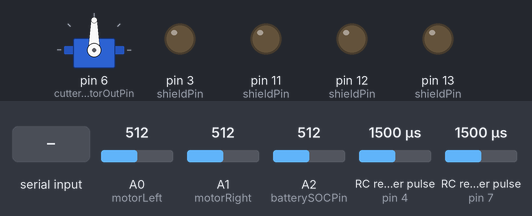
The sketch below on a simulated Arduino Uno, built with avr-gcc and run on an emulated ATmega328P. Shown: servo, output pins drawn as LEDs (lit = HIGH). Wiring (inferred from the names in the program): 2 × RC receiver channel: data pin 4 / data pin 7. The inputs (shaded band) are chosen by the test bench; at power-on: RC receiver pulse (sensors on pin 7, pin 4) 1500 µs, A0 (motorLeft) = 512, A1 (motorRight) = 512, A2 (batterySOCPin) = 512. What the sketch prints to the serial monitor is not drawn.

Above: at 5.1 s.
5.2 s: "s" received over Serial
At 6.6 s:
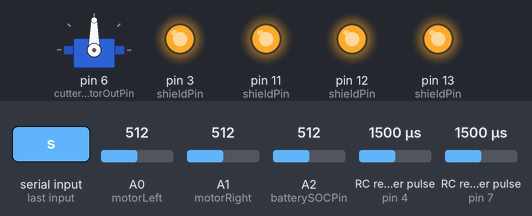
At 7.3 s:
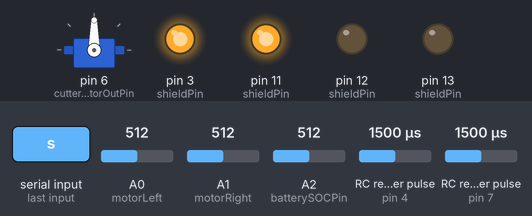
8.2 s: RC receiver pulse (sensor on pin 7) set to 1020 µs
11.2 s: "d" received over Serial
14.2 s: RC receiver pulse (sensor on pin 7) set to 1750 µs
At 17.0 s:
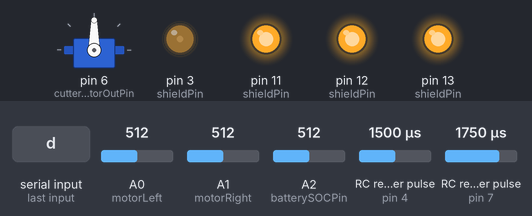
17.2 s: "l" received over Serial
20.2 s: "r" received over Serial
At 21.8 s:
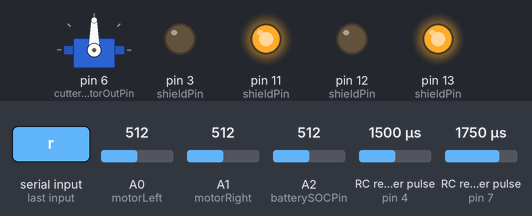
Timing chart, 0 to 24.2 s (numbered marks = the images above; inputs shaded):
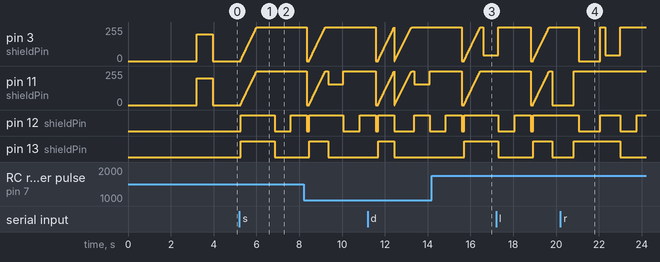

Measured:
- after the input at 5.2 s, pin 3 (shieldPin), pin 11 (shieldPin): moves from 0/255 to 255/255 over 0.75 s, starting after 0.06 s; pin 12 (shieldPin): LOW → HIGH after 0.06 s, → LOW 1.6 s later, → HIGH 0.75 s later; pin 13 (shieldPin): LOW → HIGH after 0.06 s, → LOW 1.6 s later
- after the input at 14.2 s, pin 13 (shieldPin): goes on until 15.7 s, then stays HIGH
- after the input at 20.2 s, pin 11 (shieldPin): goes on until 20.8 s, then stays 255/255

The sketch:

robot.ino
```cpp
#define __brushlessCutter__ // Brushed or brushless cutter motor
#define __rc_radio__         // RC radio
//#define __accelerometer__ // Accelerometer available
//#define __LCD__           // LCD Available
//#define __FWD__           // Front Wheel Drive
//#define __CutterCurrentSensing__  // Adjust speed through current sensing or voltage drop

#include <stdio.h>

#ifdef __brushlessCutter__
  #include <Servo.h>
  Servo cutter;
#endif

int RC_RADIO=1;

/*
#ifdef __rc_radio__
  int RC_RADIO = 1;
#endif
*/

int debug     = 0;
int verbosity = 1;


const int motorLeft = A0;                     //  Current in motor
const int motorRight = A1;                    //  Current in motor
const int batterySOCPin = A2;       //  Analog reading of SOC (Battery Voltage)

const int cutterMotorOutPin = 6;

// Shield type.
// 0 For Ardumoto, TinyOs and Hinduino motor shield
// 1 for Pololu motor Shield
const int shieldType = 0;

const int shieldPin[2][5] = {
                            {13,12,11,3,-1},
                            {7,8,9,10,4}
                            };

// Digital pin number designations for different shields                                                                 ArduMoto  Pololu
const int motorLeftDirection = shieldPin[shieldType][0];            //  13        7
const int motorRightDirection = shieldPin[shieldType][1];           //  12        8
const int motorLeftPWM = shieldPin[shieldType][2];                  //  11        9
const int motorRightPWM = shieldPin[shieldType][3];                //  3        10
const int enableShield = shieldPin[shieldType][4];                  //  -1        4

const int rcCH1 = 7; // left/right, full left ca 940, 0 ca 1490 - 1498, full right ca 2000
const int rcCH2 = 4; // forward/backwards, full gas ca 2040, 0 ca 1495 - 1505, full reverse 1159
const int rcCH3 = -1; // AUX ON/OFF => ca <1000, ca >1990

int rc_radio[3][4] = { // pin, min, zero, max
                  {rcCH1,  -600, 1460, 600},
                  {rcCH2, -350, 1700, 350},
                  {rcCH3,    0, 1000, 2030}
                 };


int rcCH_val[3] = {0,0,0};
int rcCH_span[3][2] = {
                        { -512,512 },
                        { -25,25 },
                        { -25,25 }
                      };

// Maximum allowed wheel motor current        Ardumoto  Pololu
const int maxWheelLoad = 40;                // 40     85
const int triggerWheelLoad = 4;            // 30     75


// Cutter states
const int CUTTER_ON = 1;
const int CUTTER_OFF = 0;
int cutter_state;

// Robot states
const int MOWING = 0;
const int LAUNCHING = 1;
const int TRACKING = 2;
const int DOCKING = 3;
const int CHARGING = 4;
const int DEBUG = 5;
const int CONFIGURE = 6;
const int STARTUP = 7;
const int IDLE = 8;
const int STOP = 9;
const int LEFT = 10;
const int RIGHT = 11;
const int BUMP = 12;

int leftMotorSpeed    = 0;
int rightMotorSpeed   = 0;
int leftMotorCurrent  = 0;
int rightMotorCurrent = 0;

const int fullSpeed = 255;
const int reducedSpeed = 150;
const int slowSpeed = 100;

int cutterSpeed = 150;

int state;
int counter = 0;

int bumpCount = 0;
const int bumpCount_threshold =5;

// Battery
const float batterySOCChargingLevel = 550;   // Battery Voltage when it is time to charge
const float batterySOCFullyChargedLevel = 590;  // Voltage when the battery is fully charged
const int batterySOCTriggerAmount = 5;       // Number of checks below trigger level before returning to charge
int batterySOC;


void sprintFix4(int val){

  char tbs[16];
  sprintf(tbs,"%5d", val);
  Serial.print(tbs);
}
//=============================================
// RC functions
//=============================================
int rcRead(int channel){
  return pulseIn(rc_radio[channel-1][0], HIGH, 25000);
}

int getRcOffset(int channel){
  int retVal = map(rcCH_val[channel-1], rc_radio[channel-1][1], rc_radio[channel-1][3], rcCH_span[channel-1][0], rcCH_span[channel-1][1]);

  if (retVal < rcCH_span[channel-1][0]) {
    retVal = rcCH_span[channel-1][0];
  }
  if (retVal > rcCH_span[channel-1][1]) {
    retVal = rcCH_span[channel-1][1];
  }

  return retVal;
  //return rcCH_val[channel -1] - rc_radio[channel-1][2];
//  return ((cur_read - rc_radio[channel-1][2])*512/rc_radio[channel-1][3]-rc_radio[channel-1][1]);
}

void rcAdjustSpeed(){

  int rcOffset = getRcOffset(1);

  // steer left
  if (rcOffset < -20) {
    setLeftMotorSpeed(fullSpeed + rcOffset);
    setRightMotorSpeed(fullSpeed);
  }

  // steer right
  if (rcOffset > 20) {
    setLeftMotorSpeed(fullSpeed);
    setRightMotorSpeed(fullSpeed - rcOffset);
  }

  if (rcOffset > -20 && rcOffset < 20) {
    setLeftMotorSpeed(fullSpeed);
    setRightMotorSpeed(fullSpeed);
  }

}

void rcCalibrateZero(){
  int channels = 2;
  int samples = 5;
  int sampleVal[3] = {0,0,0};

  for (int sample = 0 ; sample < samples ; sample++) {
    for (int channel = 0 ; channel < channels ; channel++) {
      int cur_sample = rcRead(channel+1);
      sampleVal[channel] += cur_sample;
      Serial.print("  - Sample RC");
      Serial.print(channel + 1);
      Serial.print(": ");
      Serial.print(sampleVal[channel]);
      Serial.print("/");
      Serial.print(cur_sample);
    }
    Serial.println();
    delay(100);
  }

  for (int channel = 0 ; channel < channels ; channel++) {
    rc_radio[channel][2] = sampleVal[channel] / samples;
    rc_radio[channel][1] += rc_radio[channel][2];
    rc_radio[channel][3] += rc_radio[channel][2];

    Serial.print("  - RC");
    Serial.print(channel + 1);
    Serial.print(": ");
    Serial.print(rc_radio[channel][2]);
  }
  Serial.println();

}


//=============================================
// stopCutter()
//=============================================
void stopCutter() {
    cutter.write(90);
    cutter_state = CUTTER_OFF;
}

//=============================================
// startCutter()
//=============================================
void startCutter() {
    Serial.println("Starting cutter...");
    for (int i=70; i< cutterSpeed; i+=2)
    {
      cutter.write(i);
      delay(50);
    }
    cutter_state = CUTTER_ON;
}


int getCutterState(){
  return cutter_state;
}

void toggleCutter(){
  Serial.println(getCutterState());

  int retVal = cutter_state ^ 0x01;
  Serial.print("  - cutter_state: ");
  Serial.println(cutter_state);

  cutter_state = retVal;

  Serial.print("  - cutter_state: ");
  Serial.println(cutter_state);

}

void toggleDebug(){
  debug = debug ^ 0x01;
}

//=============================================
//=============================================
// Motor driver routines
//=============================================
//=============================================

int getBatterySOC() {
  return analogRead(batterySOCPin);
}

unsigned int getLeftMotorCurrent() {
  return analogRead(motorLeft);
}

unsigned int getRightMotorCurrent() {
  return analogRead(motorRight);
}

int getLeftMotorSpeed() {
  return(leftMotorSpeed);
}

int getRightMotorSpeed() {
  return(rightMotorSpeed);
}


void setLeftMotorDirection(boolean fwd){
   digitalWrite(motorLeftDirection, fwd);
}

void setRightMotorDirection(boolean fwd){
   digitalWrite(motorRightDirection, fwd);
}


void setLeftMotorSpeed(int val){
  leftMotorSpeed = val;
  if (leftMotorSpeed > 255) { leftMotorSpeed = 255; }
  if (leftMotorSpeed < -255) { leftMotorSpeed = -255; }

  analogWrite(motorLeftPWM, abs(leftMotorSpeed));
  setLeftMotorDirection(val>0);
}

void setRightMotorSpeed(int val){
  rightMotorSpeed = val;
  if (rightMotorSpeed > 255) { rightMotorSpeed = 255; }
  if (rightMotorSpeed < -255) { rightMotorSpeed = -255; }
  analogWrite(motorRightPWM, abs(rightMotorSpeed));
  setRightMotorDirection(val>0);
}

void stopMower(){
      setLeftMotorSpeed(0);
      setRightMotorSpeed(0);
      delay(200);
}

//=============================================
// slowStart()
//=============================================
void slowStart(){
      Serial.println ("  - Slow start");
      Serial.print ("    - ");
       //slow start
      for (int i = 0; i<fullSpeed; i+=5) {
        setLeftMotorSpeed(i);
        setRightMotorSpeed(i);
        delay(15);
      }
      setLeftMotorSpeed(fullSpeed);
      setRightMotorSpeed(fullSpeed);
}

void reverseDirection(){

  Serial.println("* reverseDirection()");

  int ls = getLeftMotorSpeed();
  int rs = getLeftMotorSpeed();
  int cur_fullSpeed;

  int new_leftDirection = ls > 0 ? -1 : 1;
  int new_rightDirection = rs > 0 ? -1: 1;

  Serial.print("  - new_leftDirection: ");
  Serial.print(new_leftDirection);
  Serial.print(" new_rightDirection: ");
  Serial.print(new_rightDirection);
  Serial.print(" leftMotorSpeed: ");
  Serial.print(ls);
  Serial.print(" rightMotorSpeed: ");
  Serial.print(rs);
  Serial.println();

  if (ls > rs ) {
    cur_fullSpeed = abs(ls);
  } else {
    cur_fullSpeed = abs(rs);
  }

  for (int i = 0; i<fullSpeed; i+=5) {
    setLeftMotorSpeed(  i * new_leftDirection  );
    setRightMotorSpeed( i * new_rightDirection );

    Serial.print("  - leftMotorSpeed: ");
    Serial.print(i * new_leftDirection);
    Serial.print(" rightMotorSpeed: ");
    Serial.print(i * new_rightDirection);
    Serial.println();

    delay(15);
  }

      setLeftMotorSpeed(cur_fullSpeed * new_leftDirection );
      setRightMotorSpeed(cur_fullSpeed * new_rightDirection);

}

//=============================================
// backUp()
//=============================================
void backUp(int backUpTime){
  Serial.print("  - Backing up ");
  Serial.print(backUpTime);
  Serial.print(" seconds.");
  setLeftMotorSpeed(0);
  setRightMotorSpeed(0);
  delay(1000);

  setLeftMotorSpeed(-fullSpeed);
  setRightMotorSpeed(-fullSpeed);
  delay(backUpTime);
  setLeftMotorSpeed(0);
  setRightMotorSpeed(0);
  Serial.println("  - Done backing up");
  delay(1000);
}

//=============================================
// backUpWithTwist()
//=============================================
void backUpWithTwist(int backUpTime){
  Serial.print("  - Backing up with twist (one wheel reduced speed) ");
  Serial.print(backUpTime);
  Serial.print(" seconds.");
  setLeftMotorSpeed(0);
  setRightMotorSpeed(0);
//  delay(200);
//  delay(200);

  setLeftMotorSpeed(-fullSpeed);
//  setRightMotorSpeed(-slowSpeed);
  setRightMotorSpeed(-fullSpeed);
  delay(backUpTime / 2);
  setRightMotorSpeed(fullSpeed);
  delay(backUpTime / 2);
  setLeftMotorSpeed(0);
  setRightMotorSpeed(0);
  Serial.println("  - Done backing up");
  delay(100);
}

//===============================================
// stopIfFault
//===============================================

void stopIfFault(int es)
{
  Serial.println("fault");

  stopMower();
  stopCutter();

  Serial.print("Error number: ");
  Serial.println(es);

  while(1) {
    delay(100);
  }
}


//=============================================
//=============================================
// Debug info
//=============================================
//=============================================

void printState(){

  switch(state){
    case MOWING: Serial.print("MOWING") ; break ;
    case LAUNCHING: Serial.print("LAUNCHING") ; break ;
    case TRACKING: Serial.print("TRACKING") ; break ;
    case DOCKING: Serial.print("DOCKING") ; break ;
    case CHARGING: Serial.print("CHARGING") ; break ;
    case DEBUG: Serial.print("DEBUG") ; break ;
    case CONFIGURE: Serial.print("CONFIGURE") ; break ;
    case STARTUP: Serial.print("STARTUP") ; break ;
    case IDLE: Serial.print("IDLE") ; break ;
    case STOP: Serial.print("STOP") ; break ;
    case LEFT: Serial.print("LEFT") ; break ;
    case RIGHT: Serial.print("RIGHT") ; break ;
  }
}


void printStatus()
{

  if ( verbosity == 1 ) {
    Serial.print ("#: ");
    Serial.print (counter);
    Serial.print (" BC: ");
    Serial.print (bumpCount);
    Serial.print (" LC: ");
    Serial.print (leftMotorCurrent);
    Serial.print (" RC: ");
    Serial.print (rightMotorCurrent);
    Serial.print (" LMotorSp: ");
    Serial.print (getLeftMotorSpeed());
    Serial.print (" RMotorSp: ");
    Serial.print (getRightMotorSpeed());
    Serial.print (" Cutter: ");
    Serial.print (getCutterState());

   //#--- R = R1 + R2 = 330k + 100k = 430k
   //#--- U = R * I
   //#--- U1 = 330k * I
   //#--- U2 = 100k * I
   //#--- Vin = U1 + U2
   //#--- Vin = 330k * I + U2
   //#--- I = Vin / (330k + 100k)
   //#--- Vin = 330k * Vin / (430k) + U2
   //#--- U2 = 100/430 * Vin
   //#--- Vin = 430/100 * U2
   //#--- Analogue A2 -> Voltage (U2) = 5/1024 * A2
   //#--- Vin = 4.3 * U2
   //#--- Vin = 4.3 * 5 / 1024 * A2 = 21.5 * getBatterySOC() / 1024

    Serial.print (" Battery: ");
    Serial.print (batterySOC);
    Serial.print (" (");
    Serial.print (21.5 * batterySOC / 1024, 2);
    Serial.print ("V)");

    Serial.print(" State: "); printState();
    Serial.print(" Debug: ");
    Serial.print(debug);

    Serial.print(" Charge: ");
    if(batterySOC > batterySOCChargingLevel) {
      Serial.print("OK");
    } else {
      Serial.print("NOK!");
    }

#ifdef __rc_radio__
    Serial.print(" RC1: ");
    sprintFix4(getRcOffset(1));
//    Serial.print(getRcOffset(1));
    Serial.print(" / ");
    sprintFix4(rcCH_val[0]);
//    Serial.print(rcCH_val[0]);
    Serial.print(" / ");
    sprintFix4(rc_radio[0][2]);
//    Serial.print(rc_radio[0][2]);

    Serial.print(" RC2: ");
    sprintFix4(getRcOffset(2));
//    Serial.print(getRcOffset(2));
    Serial.print(" / ");
    sprintFix4(rcCH_val[1]);
//    Serial.print(rcCH_val[1]);
    Serial.print(" / ");
    sprintFix4(rc_radio[1][2]);
//    Serial.print(rc_radio[1][2]);

//    Serial.print(" RC3: ");
//    Serial.print(getRcOffset(3));

//    Serial.print(" RC3: ");
//    Serial.print(rcRead(3));

#endif
    Serial.println();
  }

}

void printDebug(){
   /*
      Serial.print("LSens: ");
      Serial.print(getLeftSensor());
      Serial.print(" RSens: ");
      Serial.print(getRightSensor());
  */
      Serial.print ("Counter: ");
      Serial.print (counter);
      Serial.print(" LMot: ");
      Serial.print(leftMotorCurrent);
      Serial.print(" RMot: ");
      Serial.print(rightMotorCurrent);
  /*
      Serial.print(" SOC: ");
      Serial.print(getBatterySOC());
      Serial.print(" Docked: ");
      Serial.print(getdockingPin());
      Serial.print(" MustCharge: ");
      Serial.print(mustCharge());

      Serial.print(" AccX: ");
      Serial.print(getXacc());
      Serial.print(" AccY: ");
      Serial.print(getYacc());
      Serial.print(" AccZ: ");
      Serial.print(getZacc());

      Serial.print(" AnglXZ: ");
      Serial.print(getXZang());
      Serial.print(" AnglYZ: ");
      Serial.print(getYZang());
  */

      Serial.println();

}

//=============================================
// Startup
//=============================================

void StartUp(){

      Serial.println ();
      Serial.println ("============================================");
      Serial.println ("* Starting up");
      Serial.println ("============================================");

      Serial.println ("  - Stopping engines");
      Serial.print ("    - ");
      printStatus();

      setLeftMotorSpeed(0);
      setRightMotorSpeed(0);
      delay(1000);
      // Serial.println ("  - Backing up");
      // Serial.print ("    - ");
      // printStatus();

      // setLeftMotorSpeed(-fullSpeed);
      // setRightMotorSpeed(-fullSpeed);
      // delay(1000);
      // slowStart();

      // setLeftMotorSpeed(fullSpeed);
      // setRightMotorSpeed(fullSpeed);
}

//=============================================
// Setup()
//=============================================
void setup()
{

  state = STARTUP;

  Serial.begin(115200);

  pinMode(cutterMotorOutPin, OUTPUT);

  pinMode(motorLeftDirection, OUTPUT);
  pinMode(motorRightDirection, OUTPUT);
  pinMode(motorLeftPWM, OUTPUT);
  pinMode(motorRightPWM, OUTPUT);


  //Initialize cutter motor

  cutter.attach(cutterMotorOutPin);

  // One time arming and calibration of the motor controller
  // One time arming and calibration of the motor controller
  if (state == CONFIGURE) {
      cutter.write(180);
      Serial.println("Configuring: Full throtle + delay");
      delay(3000);
      Serial.println("Configuring: 0");
      cutter.write(0);
      delay(3000);
      state = DEBUG;
  }

  Serial.println("Setting cutter_state=0");
  cutter_state = 0;

  Serial.println("Configuring: 3 seconds low");

  // 3 sekunder - låg
  for (int i=0; i<3000; i++) {
    cutter.write(90);
    delay(1);
  }

  if (cutterSpeed > 150) {
      cutterSpeed = 150;
  }

  stopCutter();
  //startCutter();


  //Initialize wheels
  analogWrite(motorLeftPWM, 200);
  //set both motors to run at (100/255 = 39)% duty cycle (slow)
  analogWrite(motorRightPWM, 200);

  digitalWrite(motorLeftDirection, LOW);  //Set motor direction, 1 low, 2 high
  digitalWrite(motorRightDirection, LOW);  //Set motor direction, 3 high, 4 low


#ifdef __rc_radio__
  Serial.println("* Setting up RC receiver");
  pinMode(rcCH1, INPUT); // Set our input pins as such
  pinMode(rcCH2, INPUT);
//  pinMode(rcCH3, INPUT);
  Serial.println("  - Done!");


  Serial.println("* Calibrating RC Zero state");
  rcCalibrateZero();
  Serial.println("  - Done!");
#endif


}

//===============================================
//===============================================
// MAIN
//===============================================
//===============================================

void loop()
{
  // done every loop
  batterySOC = getBatterySOC();
  leftMotorCurrent = getLeftMotorCurrent();
  rightMotorCurrent = getRightMotorCurrent();
#ifdef __rc_radio__
  rcCH_val[0] = rcRead(1);
  rcCH_val[1] = rcRead(2);
//  rcCH3_val = rcRead(3);


    // use throttel to start and stop
     if (getRcOffset(2) > 15 && state != MOWING) {
       state = MOWING;
     }

     if (getRcOffset(2) < -15 && state == MOWING) {
       state = STOP;
     }

#endif

  switch (state) {
    case MOWING:

      // RC Controller
      rcAdjustSpeed();

      // Hit something
      if ( debug == 0 && (leftMotorCurrent > triggerWheelLoad || rightMotorCurrent > triggerWheelLoad)) {
        bumpCount++;
        if (bumpCount >= bumpCount_threshold ) { bumpCount = 0; state = BUMP; }
      } else {
        bumpCount = 0;
      }

      break; // end state MOWING

    case BUMP:
        stopCutter();
        Serial.println("* Motor current threshold reached");
        Serial.print("  - ");
        Serial.print (" LC: ");
        Serial.print (getLeftMotorCurrent());
        Serial.print (" RC: ");
        Serial.print (getRightMotorCurrent());
        Serial.println();

        backUpWithTwist(1500);
        slowStart();
        //startCutter();
        state = MOWING;
        break;

    case STARTUP:
      StartUp();
      state = IDLE;
      break;

    case DEBUG:
      //int Q;
      //stopCutter();
      //startCutter();
      //stopMower();
      for (int i=0; i<10; i++) {
        printDebug();
        delay(500);
      }
      break; // End of DEBUG

    case LEFT:
      int oldLeft;
      oldLeft = getLeftMotorSpeed();
      setLeftMotorSpeed(0);
      delay(1000);
      setLeftMotorSpeed(oldLeft);
      state = MOWING;
      delay(100);
      break;

    case RIGHT:
      int oldRight;
      oldRight = getRightMotorSpeed();
      setRightMotorSpeed(0);
      delay(1000);
      setRightMotorSpeed(oldRight);
      state = MOWING;
      delay(100);
      break;

    case STOP:
      stopMower();
      state = IDLE;
      break;

    case IDLE:
      break;
  }

  // commands from the serial interface
  if (Serial.available())  {
     char inputChar = Serial.read();
     Serial.println("Caught serial"); // anything from serial line
     Serial.print("  - Received: ");
     Serial.println(inputChar);

     if (inputChar == 's' && state != MOWING ) { Serial.println("  - Starting robot"); state = MOWING; slowStart(); inputChar=0 ;}
     if (inputChar == 'd' && state == MOWING ) { Serial.println("  - Reversing robot") ; reverseDirection(); inputChar=0 ;}
     if (inputChar == 's' && state == MOWING ) { Serial.println("  - Stopping robot"); state = STOP; inputChar=0;}
     if (inputChar == 'l' && state == MOWING ) { Serial.println("  - Turning left"); state = LEFT; inputChar=0;}
     if (inputChar == 'r' && state == MOWING ) { Serial.println("  - Turning right"); state = RIGHT; inputChar=0;}
     if (inputChar == 'c' && state == MOWING ) { Serial.println("  - Toggle cutter"); toggleCutter(); state = MOWING; inputChar=0;}
     if (inputChar == 'D' ) { Serial.println("  - Toggling debug flag"); toggleDebug(); inputChar=0; inputChar = 0; }
     if (inputChar == 'p' ) { Serial.println("  - Toggling print status output"); verbosity = verbosity ^ 0x01; }
     if (inputChar == 'b' && state == MOWING ) { Serial.println("  - Bump"); state = BUMP; inputChar=0;}
  }

  printStatus();
  counter++;
  delay(100);

}
```
